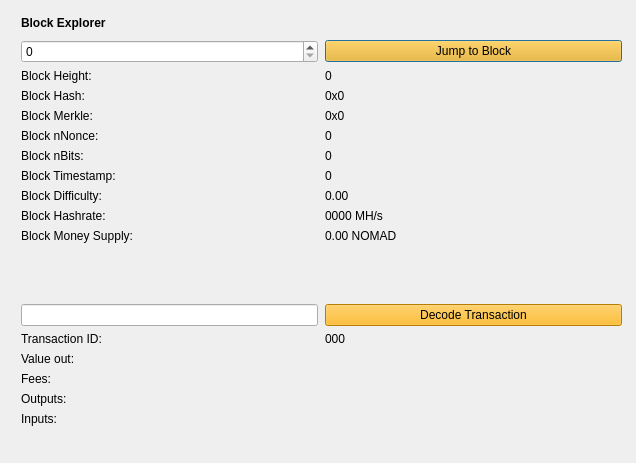
<?xml version="1.0" encoding="UTF-8"?>
<ui version="4.0">
 <class>BlockBrowser</class>
 <widget class="QDialog" name="BlockBrowser">
  <property name="windowModality">
   <enum>Qt::NonModal</enum>
  </property>
  <property name="enabled">
   <bool>true</bool>
  </property>
  <property name="geometry">
   <rect>
    <x>0</x>
    <y>0</y>
    <width>636</width>
    <height>463</height>
   </rect>
  </property>
  <property name="sizePolicy">
   <sizepolicy hsizetype="Preferred" vsizetype="Preferred">
    <horstretch>0</horstretch>
    <verstretch>0</verstretch>
   </sizepolicy>
  </property>
  <property name="minimumSize">
   <size>
    <width>0</width>
    <height>0</height>
   </size>
  </property>
  <property name="acceptDrops">
   <bool>false</bool>
  </property>
  <property name="windowTitle">
   <string>Nomad Block Explorer</string>
  </property>
  <layout class="QGridLayout">
   <property name="sizeConstraint">
    <enum>QLayout::SetMaximumSize</enum>
   </property>
   <property name="leftMargin">
    <number>21</number>
   </property>
   <property name="topMargin">
    <number>10</number>
   </property>
   <property name="rightMargin">
    <number>10</number>
   </property>
   <item row="1" column="0">
    <widget class="QWidget" name="widget" native="true">
     <widget class="QWidget" name="layoutWidgetBE1">
      <property name="geometry">
       <rect>
        <x>0</x>
        <y>0</y>
        <width>601</width>
        <height>27</height>
       </rect>
      </property>
      <layout class="QHBoxLayout" name="horizontalLayoutBE">
       <property name="spacing">
        <number>7</number>
       </property>
       <item>
        <widget class="QLabel" name="labelBlockExplorer">
         <property name="sizePolicy">
          <sizepolicy hsizetype="Preferred" vsizetype="Maximum">
           <horstretch>0</horstretch>
           <verstretch>0</verstretch>
          </sizepolicy>
         </property>
         <property name="font">
          <font>
           <weight>75</weight>
           <bold>true</bold>
          </font>
         </property>
         <property name="styleSheet">
          <string notr="true">font-weight:bold;</string>
         </property>
         <property name="text">
          <string>Block Explorer</string>
         </property>
        </widget>
       </item>
       <item>
        <spacer name="horizontalSpacerBE">
         <property name="orientation">
          <enum>Qt::Horizontal</enum>
         </property>
         <property name="sizeHint" stdset="0">
          <size>
           <width>40</width>
           <height>20</height>
          </size>
         </property>
        </spacer>
       </item>
      </layout>
     </widget>
     <widget class="QWidget" name="layoutWidgetBE2">
      <property name="geometry">
       <rect>
        <x>0</x>
        <y>30</y>
        <width>601</width>
        <height>441</height>
       </rect>
      </property>
      <layout class="QGridLayout" name="gridLayoutBE" rowstretch="0,0,0,0,0,0,0,0,0,0,0,0,0,0,0,0,0,0,0,0" columnstretch="0,0">
       <property name="sizeConstraint">
        <enum>QLayout::SetDefaultConstraint</enum>
       </property>
       <property name="horizontalSpacing">
        <number>7</number>
       </property>
       <item row="8" column="1">
        <widget class="QLabel" name="timeBox">
         <property name="text">
          <string>0</string>
         </property>
         <property name="textInteractionFlags">
          <set>Qt::LinksAccessibleByMouse|Qt::TextSelectableByMouse</set>
         </property>
        </widget>
       </item>
       <item row="4" column="0">
        <widget class="QLabel" name="hashLabel">
         <property name="text">
          <string>Block Hash:</string>
         </property>
        </widget>
       </item>
       <item row="7" column="0">
        <widget class="QLabel" name="bitsLabel">
         <property name="text">
          <string>Block nBits:</string>
         </property>
        </widget>
       </item>
       <item row="5" column="1">
        <widget class="QLabel" name="merkleBox">
         <property name="minimumSize">
          <size>
           <width>187</width>
           <height>0</height>
          </size>
         </property>
         <property name="text">
          <string>0x0</string>
         </property>
         <property name="textInteractionFlags">
          <set>Qt::LinksAccessibleByMouse|Qt::TextSelectableByMouse</set>
         </property>
        </widget>
       </item>
       <item row="1" column="0">
        <widget class="QSpinBox" name="heightBox">
         <property name="sizePolicy">
          <sizepolicy hsizetype="Preferred" vsizetype="Fixed">
           <horstretch>0</horstretch>
           <verstretch>0</verstretch>
          </sizepolicy>
         </property>
         <property name="maximum">
          <number>99999999</number>
         </property>
        </widget>
       </item>
       <item row="10" column="1">
        <widget class="QLabel" name="hashRateBox">
         <property name="text">
          <string>0000 MH/s</string>
         </property>
         <property name="textInteractionFlags">
          <set>Qt::LinksAccessibleByMouse|Qt::TextSelectableByMouse</set>
         </property>
        </widget>
       </item>
       <item row="12" column="0">
        <spacer name="verticalSpacer_2">
         <property name="orientation">
          <enum>Qt::Vertical</enum>
         </property>
         <property name="sizeHint" stdset="0">
          <size>
           <width>20</width>
           <height>20</height>
          </size>
         </property>
        </spacer>
       </item>
       <item row="3" column="0">
        <widget class="QLabel" name="heightLabelBE2">
         <property name="text">
          <string>Block Height:</string>
         </property>
        </widget>
       </item>
       <item row="4" column="1">
        <widget class="QLabel" name="hashBox">
         <property name="enabled">
          <bool>true</bool>
         </property>
         <property name="sizePolicy">
          <sizepolicy hsizetype="Preferred" vsizetype="Preferred">
           <horstretch>0</horstretch>
           <verstretch>0</verstretch>
          </sizepolicy>
         </property>
         <property name="minimumSize">
          <size>
           <width>0</width>
           <height>0</height>
          </size>
         </property>
         <property name="text">
          <string>0x0</string>
         </property>
         <property name="textInteractionFlags">
          <set>Qt::LinksAccessibleByMouse|Qt::TextSelectableByMouse</set>
         </property>
        </widget>
       </item>
       <item row="5" column="0">
        <widget class="QLabel" name="merkleLabel">
         <property name="text">
          <string>Block Merkle:</string>
         </property>
        </widget>
       </item>
       <item row="6" column="0">
        <widget class="QLabel" name="nonceLabel">
         <property name="text">
          <string>Block nNonce:</string>
         </property>
        </widget>
       </item>
       <item row="3" column="1">
        <widget class="QLabel" name="heightLabelBE1">
         <property name="text">
          <string>0</string>
         </property>
         <property name="textInteractionFlags">
          <set>Qt::LinksAccessibleByMouse|Qt::TextSelectableByMouse</set>
         </property>
        </widget>
       </item>
       <item row="11" column="0">
        <widget class="QLabel" name="moneySupplyLabel">
         <property name="text">
          <string>Block Money Supply:</string>
         </property>
        </widget>
       </item>
       <item row="11" column="1">
        <widget class="QLabel" name="moneySupplyBox">
         <property name="text">
          <string>0.00 NOMAD</string>
         </property>
         <property name="textInteractionFlags">
          <set>Qt::LinksAccessibleByMouse|Qt::TextSelectableByMouse</set>
         </property>
        </widget>
       </item>
       <item row="1" column="1">
        <widget class="QPushButton" name="blockButton">
         <property name="styleSheet">
          <string notr="true">background-color: rgb(255, 175, 0);</string>
         </property>
         <property name="text">
          <string>Jump to Block</string>
         </property>
        </widget>
       </item>
       <item row="13" column="0">
        <widget class="QLineEdit" name="txBox">
         <property name="sizePolicy">
          <sizepolicy hsizetype="Preferred" vsizetype="Fixed">
           <horstretch>0</horstretch>
           <verstretch>0</verstretch>
          </sizepolicy>
         </property>
         <property name="inputMask">
          <string comment="Transaction id" extracomment="Transaction id"/>
         </property>
        </widget>
       </item>
       <item row="13" column="1">
        <widget class="QPushButton" name="txButton">
         <property name="styleSheet">
          <string notr="true">background-color: rgb(255, 175, 0);</string>
         </property>
         <property name="text">
          <string>Decode Transaction</string>
         </property>
        </widget>
       </item>
       <item row="14" column="0">
        <widget class="QLabel" name="txLabel">
         <property name="text">
          <string>Transaction ID:</string>
         </property>
        </widget>
       </item>
       <item row="15" column="1">
        <widget class="QLabel" name="valueBox">
         <property name="text">
          <string/>
         </property>
         <property name="textInteractionFlags">
          <set>Qt::LinksAccessibleByMouse|Qt::TextSelectableByMouse</set>
         </property>
        </widget>
       </item>
       <item row="7" column="1">
        <widget class="QLabel" name="bitsBox">
         <property name="text">
          <string>0</string>
         </property>
         <property name="textInteractionFlags">
          <set>Qt::LinksAccessibleByMouse|Qt::TextSelectableByMouse</set>
         </property>
        </widget>
       </item>
       <item row="6" column="1">
        <widget class="QLabel" name="nonceBox">
         <property name="text">
          <string>0</string>
         </property>
         <property name="textInteractionFlags">
          <set>Qt::LinksAccessibleByMouse|Qt::TextSelectableByMouse</set>
         </property>
        </widget>
       </item>
       <item row="9" column="1">
        <widget class="QLabel" name="diffBox">
         <property name="text">
          <string>0.00</string>
         </property>
         <property name="textInteractionFlags">
          <set>Qt::LinksAccessibleByMouse|Qt::TextSelectableByMouse</set>
         </property>
        </widget>
       </item>
       <item row="14" column="1">
        <widget class="QLabel" name="txID">
         <property name="text">
          <string>000</string>
         </property>
         <property name="textInteractionFlags">
          <set>Qt::LinksAccessibleByMouse|Qt::TextSelectableByMouse</set>
         </property>
        </widget>
       </item>
       <item row="10" column="0">
        <widget class="QLabel" name="hashRateLabel">
         <property name="text">
          <string>Block Hashrate:</string>
         </property>
        </widget>
       </item>
       <item row="15" column="0">
        <widget class="QLabel" name="valueLabel">
         <property name="text">
          <string>Value out:</string>
         </property>
        </widget>
       </item>
       <item row="8" column="0">
        <widget class="QLabel" name="timeLabel">
         <property name="text">
          <string>Block Timestamp:</string>
         </property>
        </widget>
       </item>
       <item row="9" column="0">
        <widget class="QLabel" name="diffLabel">
         <property name="text">
          <string>Block Difficulty:</string>
         </property>
        </widget>
       </item>
       <item row="17" column="1">
        <widget class="QLabel" name="outputBox">
         <property name="text">
          <string/>
         </property>
         <property name="alignment">
          <set>Qt::AlignLeading|Qt::AlignLeft|Qt::AlignTop</set>
         </property>
         <property name="textInteractionFlags">
          <set>Qt::LinksAccessibleByMouse|Qt::TextSelectableByMouse</set>
         </property>
        </widget>
       </item>
       <item row="19" column="0">
        <spacer name="verticalSpacer">
         <property name="orientation">
          <enum>Qt::Vertical</enum>
         </property>
         <property name="sizeHint" stdset="0">
          <size>
           <width>20</width>
           <height>40</height>
          </size>
         </property>
        </spacer>
       </item>
       <item row="16" column="1">
        <widget class="QLabel" name="feesBox">
         <property name="text">
          <string/>
         </property>
         <property name="textInteractionFlags">
          <set>Qt::LinksAccessibleByMouse|Qt::TextSelectableByMouse</set>
         </property>
        </widget>
       </item>
       <item row="18" column="0">
        <widget class="QLabel" name="inputLabel">
         <property name="text">
          <string>Inputs:</string>
         </property>
         <property name="alignment">
          <set>Qt::AlignLeading|Qt::AlignLeft|Qt::AlignTop</set>
         </property>
        </widget>
       </item>
       <item row="17" column="0">
        <widget class="QLabel" name="outputLabel">
         <property name="text">
          <string>Outputs:</string>
         </property>
         <property name="alignment">
          <set>Qt::AlignLeading|Qt::AlignLeft|Qt::AlignTop</set>
         </property>
        </widget>
       </item>
       <item row="18" column="1">
        <widget class="QLabel" name="inputBox">
         <property name="text">
          <string/>
         </property>
         <property name="alignment">
          <set>Qt::AlignLeading|Qt::AlignLeft|Qt::AlignTop</set>
         </property>
         <property name="textInteractionFlags">
          <set>Qt::LinksAccessibleByMouse|Qt::TextSelectableByMouse</set>
         </property>
        </widget>
       </item>
       <item row="16" column="0">
        <widget class="QLabel" name="feesLabel">
         <property name="text">
          <string>Fees:</string>
         </property>
        </widget>
       </item>
      </layout>
     </widget>
    </widget>
   </item>
  </layout>
 </widget>
 <resources/>
 <connections/>
</ui>
